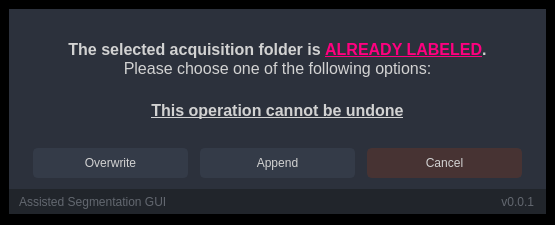
<?xml version="1.0" encoding="UTF-8"?>
<ui version="4.0">
 <class>Dialog</class>
 <widget class="QDialog" name="Dialog">
  <property name="geometry">
   <rect>
    <x>0</x>
    <y>0</y>
    <width>555</width>
    <height>223</height>
   </rect>
  </property>
  <property name="windowTitle">
   <string>App Info</string>
  </property>
  <property name="windowIcon">
   <iconset resource="../../stdatalog_gui/UI/resources.qrc">
    <normaloff>:/icons/icons/ST16418_ST-Logo-Ico_3.ico</normaloff>:/icons/icons/ST16418_ST-Logo-Ico_3.ico</iconset>
  </property>
  <property name="styleSheet">
   <string notr="true">background-color: black;
color: rgb(210, 210, 210);</string>
  </property>
  <layout class="QVBoxLayout" name="verticalLayout">
   <property name="leftMargin">
    <number>9</number>
   </property>
   <property name="topMargin">
    <number>9</number>
   </property>
   <property name="rightMargin">
    <number>9</number>
   </property>
   <item>
    <widget class="QWidget" name="main_dialog_widget" native="true">
     <property name="styleSheet">
      <string notr="true">background-color: rgb(44, 49, 60);
</string>
     </property>
     <layout class="QVBoxLayout" name="MainLayout">
      <property name="spacing">
       <number>0</number>
      </property>
      <property name="leftMargin">
       <number>0</number>
      </property>
      <property name="topMargin">
       <number>0</number>
      </property>
      <property name="rightMargin">
       <number>0</number>
      </property>
      <property name="bottomMargin">
       <number>0</number>
      </property>
      <item>
       <widget class="QFrame" name="frame_contents">
        <property name="minimumSize">
         <size>
          <width>0</width>
          <height>180</height>
         </size>
        </property>
        <property name="styleSheet">
         <string notr="true"/>
        </property>
        <layout class="QVBoxLayout" name="verticalLayout_4">
         <property name="spacing">
          <number>0</number>
         </property>
         <property name="leftMargin">
          <number>24</number>
         </property>
         <property name="topMargin">
          <number>24</number>
         </property>
         <property name="rightMargin">
          <number>24</number>
         </property>
         <property name="bottomMargin">
          <number>0</number>
         </property>
         <item>
          <widget class="QLabel" name="alert_label">
           <property name="sizePolicy">
            <sizepolicy hsizetype="Preferred" vsizetype="Preferred">
             <horstretch>0</horstretch>
             <verstretch>0</verstretch>
            </sizepolicy>
           </property>
           <property name="font">
            <font>
             <family>Segoe UI</family>
             <pointsize>48</pointsize>
             <bold>true</bold>
            </font>
           </property>
           <property name="text">
            <string>&lt;!DOCTYPE HTML PUBLIC &quot;-//W3C//DTD HTML 4.0//EN&quot; &quot;http://www.w3.org/TR/REC-html40/strict.dtd&quot;&gt;
&lt;html&gt;&lt;head&gt;&lt;meta name=&quot;qrichtext&quot; content=&quot;1&quot; /&gt;&lt;meta charset=&quot;utf-8&quot; /&gt;&lt;style type=&quot;text/css&quot;&gt;
p, li { white-space: pre-wrap; }
hr { height: 1px; border-width: 0; }
li.unchecked::marker { content: &quot;\2610&quot;; }
li.checked::marker { content: &quot;\2612&quot;; }
&lt;/style&gt;&lt;/head&gt;&lt;body style=&quot; font-family:'Segoe UI'; font-size:48pt; font-weight:700; font-style:normal;&quot;&gt;
&lt;p style=&quot; margin-top:0px; margin-bottom:0px; margin-left:0px; margin-right:0px; -qt-block-indent:0; text-indent:0px;&quot;&gt;&lt;span style=&quot; font-size:12pt;&quot;&gt;The selected acquisition folder is &lt;/span&gt;&lt;span style=&quot; font-size:12pt; text-decoration: underline; color:#ff007f;&quot;&gt;ALREADY LABELED&lt;/span&gt;&lt;span style=&quot; font-size:12pt;&quot;&gt;.&lt;/span&gt;&lt;/p&gt;
&lt;p style=&quot; margin-top:0px; margin-bottom:0px; margin-left:0px; margin-right:0px; -qt-block-indent:0; text-indent:0px;&quot;&gt;&lt;span style=&quot; font-size:12pt; font-weight:400;&quot;&gt;Please choose one of the following options:&lt;/span&gt;&lt;/p&gt;&lt;/body&gt;&lt;/html&gt;</string>
           </property>
           <property name="textFormat">
            <enum>Qt::MarkdownText</enum>
           </property>
           <property name="scaledContents">
            <bool>false</bool>
           </property>
           <property name="alignment">
            <set>Qt::AlignCenter</set>
           </property>
           <property name="wordWrap">
            <bool>true</bool>
           </property>
          </widget>
         </item>
         <item>
          <widget class="QLabel" name="alert_label_2">
           <property name="sizePolicy">
            <sizepolicy hsizetype="Preferred" vsizetype="Preferred">
             <horstretch>0</horstretch>
             <verstretch>0</verstretch>
            </sizepolicy>
           </property>
           <property name="font">
            <font>
             <family>Segoe UI</family>
             <pointsize>48</pointsize>
             <bold>true</bold>
            </font>
           </property>
           <property name="text">
            <string>&lt;!DOCTYPE HTML PUBLIC &quot;-//W3C//DTD HTML 4.0//EN&quot; &quot;http://www.w3.org/TR/REC-html40/strict.dtd&quot;&gt;
&lt;html&gt;&lt;head&gt;&lt;meta name=&quot;qrichtext&quot; content=&quot;1&quot; /&gt;&lt;meta charset=&quot;utf-8&quot; /&gt;&lt;style type=&quot;text/css&quot;&gt;
p, li { white-space: pre-wrap; }
hr { height: 1px; border-width: 0; }
li.unchecked::marker { content: &quot;\2610&quot;; }
li.checked::marker { content: &quot;\2612&quot;; }
&lt;/style&gt;&lt;/head&gt;&lt;body style=&quot; font-family:'Segoe UI'; font-size:48pt; font-weight:700; font-style:normal;&quot;&gt;
&lt;p style=&quot; margin-top:0px; margin-bottom:0px; margin-left:0px; margin-right:0px; -qt-block-indent:0; text-indent:0px;&quot;&gt;&lt;span style=&quot; font-size:12pt; text-decoration: underline;&quot;&gt;This operation cannot be undone&lt;/span&gt;&lt;/p&gt;&lt;/body&gt;&lt;/html&gt;</string>
           </property>
           <property name="textFormat">
            <enum>Qt::MarkdownText</enum>
           </property>
           <property name="scaledContents">
            <bool>false</bool>
           </property>
           <property name="alignment">
            <set>Qt::AlignCenter</set>
           </property>
           <property name="wordWrap">
            <bool>true</bool>
           </property>
          </widget>
         </item>
         <item>
          <widget class="QFrame" name="frame_buttons">
           <property name="styleSheet">
            <string notr="true">QPushButton {
	border: 2px solid rgb(52, 59, 72);
	border-radius: 5px;	
	background-color: rgb(52, 59, 72);
}
QPushButton:hover {
	background-color: rgb(57, 65, 80);
	border: 2px solid rgb(61, 70, 86);
}
QPushButton:pressed {	
	background-color: rgb(35, 40, 49);
	border: 2px solid rgb(43, 50, 61);
}
QPushButton:disabled {	
	background-color: rgb(35, 40, 49);
	border: 2px solid rgb(43, 50, 61);
}</string>
           </property>
           <layout class="QHBoxLayout" name="horizontalLayout">
            <property name="spacing">
             <number>12</number>
            </property>
            <property name="leftMargin">
             <number>0</number>
            </property>
            <property name="topMargin">
             <number>0</number>
            </property>
            <property name="rightMargin">
             <number>0</number>
            </property>
            <property name="bottomMargin">
             <number>0</number>
            </property>
            <item>
             <widget class="QPushButton" name="overwrite_button">
              <property name="minimumSize">
               <size>
                <width>0</width>
                <height>30</height>
               </size>
              </property>
              <property name="maximumSize">
               <size>
                <width>16777215</width>
                <height>30</height>
               </size>
              </property>
              <property name="text">
               <string>Overwrite</string>
              </property>
             </widget>
            </item>
            <item>
             <widget class="QPushButton" name="append_button">
              <property name="minimumSize">
               <size>
                <width>0</width>
                <height>30</height>
               </size>
              </property>
              <property name="maximumSize">
               <size>
                <width>16777215</width>
                <height>30</height>
               </size>
              </property>
              <property name="text">
               <string>Append</string>
              </property>
             </widget>
            </item>
            <item>
             <widget class="QPushButton" name="cancel_button">
              <property name="minimumSize">
               <size>
                <width>0</width>
                <height>30</height>
               </size>
              </property>
              <property name="maximumSize">
               <size>
                <width>16777215</width>
                <height>30</height>
               </size>
              </property>
              <property name="styleSheet">
               <string notr="true">QPushButton {
            border: 2px solid rgb(71, 51, 51);
            border-radius: 5px;	
            background-color: rgb(71, 51, 51);
        }
        QPushButton:hover {
            background-color: rgb(81, 57, 57);
            border: 2px solid rgb(87, 61, 61);
        }
        QPushButton:pressed {	
            background-color: rgb(48, 34, 34);
            border: 2px solid rgb(60, 42, 42);
        }
        QPushButton:disabled {
            background-color: rgb(29,33,41);
            border: 2px solid rgb(29,33,41);
        }</string>
              </property>
              <property name="text">
               <string>Cancel</string>
              </property>
             </widget>
            </item>
           </layout>
          </widget>
         </item>
        </layout>
       </widget>
      </item>
      <item>
       <widget class="QFrame" name="frame_grip">
        <property name="sizePolicy">
         <sizepolicy hsizetype="Preferred" vsizetype="Fixed">
          <horstretch>0</horstretch>
          <verstretch>0</verstretch>
         </sizepolicy>
        </property>
        <property name="minimumSize">
         <size>
          <width>0</width>
          <height>25</height>
         </size>
        </property>
        <property name="maximumSize">
         <size>
          <width>16777215</width>
          <height>25</height>
         </size>
        </property>
        <property name="styleSheet">
         <string notr="true">background-color: rgb(33, 37, 43);</string>
        </property>
        <property name="frameShape">
         <enum>QFrame::NoFrame</enum>
        </property>
        <property name="frameShadow">
         <enum>QFrame::Raised</enum>
        </property>
        <layout class="QHBoxLayout" name="horizontalLayout_6">
         <property name="spacing">
          <number>0</number>
         </property>
         <property name="leftMargin">
          <number>0</number>
         </property>
         <property name="topMargin">
          <number>0</number>
         </property>
         <property name="rightMargin">
          <number>2</number>
         </property>
         <property name="bottomMargin">
          <number>0</number>
         </property>
         <item>
          <widget class="QFrame" name="frame_label_bottom">
           <property name="frameShape">
            <enum>QFrame::NoFrame</enum>
           </property>
           <property name="frameShadow">
            <enum>QFrame::Raised</enum>
           </property>
           <layout class="QHBoxLayout" name="horizontalLayout_7">
            <property name="spacing">
             <number>0</number>
            </property>
            <property name="leftMargin">
             <number>10</number>
            </property>
            <property name="topMargin">
             <number>0</number>
            </property>
            <property name="rightMargin">
             <number>10</number>
            </property>
            <property name="bottomMargin">
             <number>0</number>
            </property>
            <item>
             <widget class="QLabel" name="label_credits">
              <property name="font">
               <font>
                <family>Segoe UI</family>
               </font>
              </property>
              <property name="styleSheet">
               <string notr="true">color: rgb(98, 103, 111);</string>
              </property>
              <property name="text">
               <string>Assisted Segmentation GUI</string>
              </property>
             </widget>
            </item>
            <item>
             <widget class="QLabel" name="label_version">
              <property name="maximumSize">
               <size>
                <width>100</width>
                <height>16777215</height>
               </size>
              </property>
              <property name="font">
               <font>
                <family>Segoe UI</family>
               </font>
              </property>
              <property name="styleSheet">
               <string notr="true">color: rgb(98, 103, 111);</string>
              </property>
              <property name="text">
               <string>v0.0.1</string>
              </property>
              <property name="alignment">
               <set>Qt::AlignRight|Qt::AlignTrailing|Qt::AlignVCenter</set>
              </property>
             </widget>
            </item>
           </layout>
          </widget>
         </item>
        </layout>
       </widget>
      </item>
     </layout>
    </widget>
   </item>
  </layout>
 </widget>
 <resources>
  <include location="../../stdatalog_gui/UI/resources.qrc"/>
  <include location="../../stdatalog_gui/UI/resources.qrc"/>
  <include location="resources.qrc"/>
 </resources>
 <connections/>
</ui>
